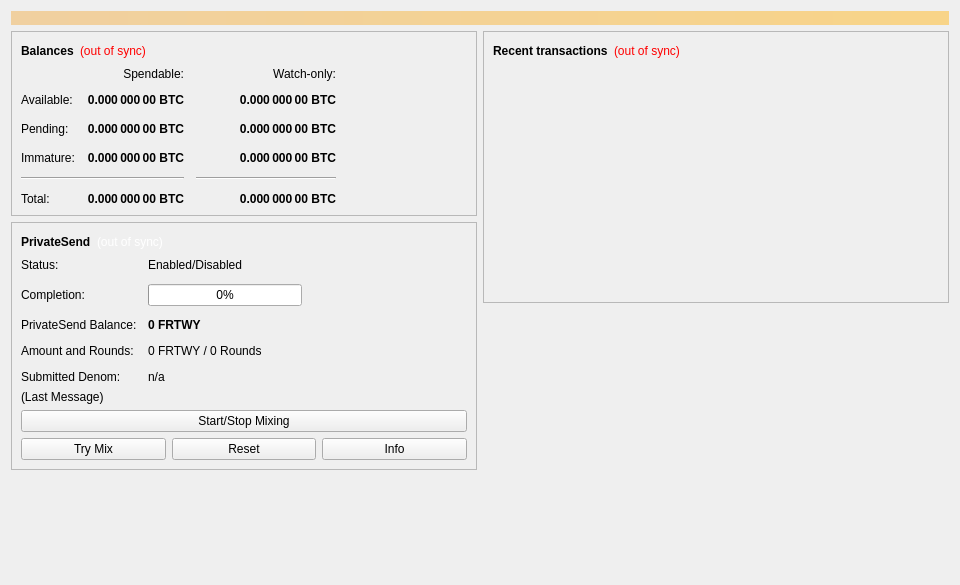
<?xml version="1.0" encoding="UTF-8"?>
<ui version="4.0">
 <class>OverviewPage</class>
 <widget class="QWidget" name="OverviewPage">
  <property name="geometry">
   <rect>
    <x>0</x>
    <y>0</y>
    <width>960</width>
    <height>585</height>
   </rect>
  </property>
  <property name="minimumSize">
   <size>
    <width>960</width>
    <height>0</height>
   </size>
  </property>
  <property name="windowTitle">
   <string>Form</string>
  </property>
  <layout class="QVBoxLayout" name="topLayout">
   <item>
    <widget class="QLabel" name="labelAlerts">
     <property name="visible">
      <bool>false</bool>
     </property>
     <property name="styleSheet">
      <string notr="true">QLabel { background-color: qlineargradient(x1: 0, y1: 0, x2: 1, y2: 0, stop:0 #F0D0A0, stop:1 #F8D488); color:#000000; }</string>
     </property>
     <property name="wordWrap">
      <bool>true</bool>
     </property>
     <property name="margin">
      <number>3</number>
     </property>
     <property name="textInteractionFlags">
      <set>Qt::TextSelectableByMouse</set>
     </property>
    </widget>
   </item>
   <item>
    <layout class="QHBoxLayout" name="horizontalLayout" stretch="1,1">
     <item>
      <layout class="QVBoxLayout" name="verticalLayout_2">
       <item>
        <widget class="QFrame" name="frame">
         <property name="frameShape">
          <enum>QFrame::StyledPanel</enum>
         </property>
         <property name="frameShadow">
          <enum>QFrame::Raised</enum>
         </property>
         <layout class="QVBoxLayout" name="verticalLayout_4">
          <item>
           <layout class="QHBoxLayout" name="horizontalLayout_4">
            <item>
             <widget class="QLabel" name="label_5">
              <property name="font">
               <font>
                <weight>75</weight>
                <bold>true</bold>
               </font>
              </property>
              <property name="text">
               <string>Balances</string>
              </property>
             </widget>
            </item>
            <item>
             <widget class="QLabel" name="labelWalletStatus">
              <property name="toolTip">
               <string>The displayed information may be out of date. Your wallet automatically synchronizes with the The420Coin network after a connection is established, but this process has not completed yet.</string>
              </property>
              <property name="styleSheet">
               <string notr="true">QLabel { color: red; }</string>
              </property>
              <property name="text">
               <string notr="true">(out of sync)</string>
              </property>
              <property name="alignment">
               <set>Qt::AlignLeading|Qt::AlignLeft|Qt::AlignVCenter</set>
              </property>
             </widget>
            </item>
            <item>
             <spacer name="horizontalSpacer_3">
              <property name="orientation">
               <enum>Qt::Horizontal</enum>
              </property>
              <property name="sizeHint" stdset="0">
               <size>
                <width>40</width>
                <height>20</height>
               </size>
              </property>
             </spacer>
            </item>
           </layout>
          </item>
          <item>
           <layout class="QGridLayout" name="gridLayout">
            <property name="spacing">
             <number>12</number>
            </property>
            <item row="2" column="2">
             <widget class="QLabel" name="labelWatchPending">
              <property name="font">
               <font>
                <weight>75</weight>
                <bold>true</bold>
               </font>
              </property>
              <property name="cursor">
               <cursorShape>IBeamCursor</cursorShape>
              </property>
              <property name="toolTip">
               <string>Unconfirmed transactions to watch-only addresses</string>
              </property>
              <property name="text">
               <string notr="true">0.000 000 00 BTC</string>
              </property>
              <property name="alignment">
               <set>Qt::AlignRight|Qt::AlignTrailing|Qt::AlignVCenter</set>
              </property>
              <property name="textInteractionFlags">
               <set>Qt::LinksAccessibleByMouse|Qt::TextSelectableByKeyboard|Qt::TextSelectableByMouse</set>
              </property>
             </widget>
            </item>
            <item row="2" column="1">
             <widget class="QLabel" name="labelUnconfirmed">
              <property name="font">
               <font>
                <weight>75</weight>
                <bold>true</bold>
               </font>
              </property>
              <property name="cursor">
               <cursorShape>IBeamCursor</cursorShape>
              </property>
              <property name="toolTip">
               <string>Total of transactions that have yet to be confirmed, and do not yet count toward the spendable balance</string>
              </property>
              <property name="text">
               <string notr="true">0.000 000 00 BTC</string>
              </property>
              <property name="alignment">
               <set>Qt::AlignRight|Qt::AlignTrailing|Qt::AlignVCenter</set>
              </property>
              <property name="textInteractionFlags">
               <set>Qt::LinksAccessibleByMouse|Qt::TextSelectableByKeyboard|Qt::TextSelectableByMouse</set>
              </property>
             </widget>
            </item>
            <item row="3" column="2">
             <widget class="QLabel" name="labelWatchImmature">
              <property name="font">
               <font>
                <weight>75</weight>
                <bold>true</bold>
               </font>
              </property>
              <property name="cursor">
               <cursorShape>IBeamCursor</cursorShape>
              </property>
              <property name="toolTip">
               <string>Mined balance in watch-only addresses that has not yet matured</string>
              </property>
              <property name="text">
               <string notr="true">0.000 000 00 BTC</string>
              </property>
              <property name="alignment">
               <set>Qt::AlignRight|Qt::AlignTrailing|Qt::AlignVCenter</set>
              </property>
              <property name="textInteractionFlags">
               <set>Qt::LinksAccessibleByMouse|Qt::TextSelectableByKeyboard|Qt::TextSelectableByMouse</set>
              </property>
             </widget>
            </item>
            <item row="4" column="0" colspan="2">
             <widget class="Line" name="lineSpendableBalance">
              <property name="orientation">
               <enum>Qt::Horizontal</enum>
              </property>
             </widget>
            </item>
            <item row="4" column="2">
             <widget class="Line" name="lineWatchBalance">
              <property name="sizePolicy">
               <sizepolicy hsizetype="Preferred" vsizetype="Fixed">
                <horstretch>0</horstretch>
                <verstretch>0</verstretch>
               </sizepolicy>
              </property>
              <property name="minimumSize">
               <size>
                <width>140</width>
                <height>0</height>
               </size>
              </property>
              <property name="orientation">
               <enum>Qt::Horizontal</enum>
              </property>
             </widget>
            </item>
            <item row="5" column="0">
             <widget class="QLabel" name="labelTotalText">
              <property name="text">
               <string>Total:</string>
              </property>
             </widget>
            </item>
            <item row="3" column="1">
             <widget class="QLabel" name="labelImmature">
              <property name="font">
               <font>
                <weight>75</weight>
                <bold>true</bold>
               </font>
              </property>
              <property name="cursor">
               <cursorShape>IBeamCursor</cursorShape>
              </property>
              <property name="toolTip">
               <string>Mined balance that has not yet matured</string>
              </property>
              <property name="text">
               <string notr="true">0.000 000 00 BTC</string>
              </property>
              <property name="alignment">
               <set>Qt::AlignRight|Qt::AlignTrailing|Qt::AlignVCenter</set>
              </property>
              <property name="textInteractionFlags">
               <set>Qt::LinksAccessibleByMouse|Qt::TextSelectableByKeyboard|Qt::TextSelectableByMouse</set>
              </property>
             </widget>
            </item>
            <item row="2" column="3">
             <spacer name="horizontalSpacer_2">
              <property name="orientation">
               <enum>Qt::Horizontal</enum>
              </property>
              <property name="sizeHint" stdset="0">
               <size>
                <width>40</width>
                <height>20</height>
               </size>
              </property>
             </spacer>
            </item>
            <item row="3" column="0">
             <widget class="QLabel" name="labelImmatureText">
              <property name="text">
               <string>Immature:</string>
              </property>
             </widget>
            </item>
            <item row="5" column="1">
             <widget class="QLabel" name="labelTotal">
              <property name="font">
               <font>
                <weight>75</weight>
                <bold>true</bold>
               </font>
              </property>
              <property name="cursor">
               <cursorShape>IBeamCursor</cursorShape>
              </property>
              <property name="toolTip">
               <string>Your current total balance</string>
              </property>
              <property name="text">
               <string notr="true">0.000 000 00 BTC</string>
              </property>
              <property name="alignment">
               <set>Qt::AlignRight|Qt::AlignTrailing|Qt::AlignVCenter</set>
              </property>
              <property name="textInteractionFlags">
               <set>Qt::LinksAccessibleByMouse|Qt::TextSelectableByKeyboard|Qt::TextSelectableByMouse</set>
              </property>
             </widget>
            </item>
            <item row="5" column="2">
             <widget class="QLabel" name="labelWatchTotal">
              <property name="font">
               <font>
                <weight>75</weight>
                <bold>true</bold>
               </font>
              </property>
              <property name="cursor">
               <cursorShape>IBeamCursor</cursorShape>
              </property>
              <property name="toolTip">
               <string>Current total balance in watch-only addresses</string>
              </property>
              <property name="text">
               <string notr="true">0.000 000 00 BTC</string>
              </property>
              <property name="alignment">
               <set>Qt::AlignRight|Qt::AlignTrailing|Qt::AlignVCenter</set>
              </property>
              <property name="textInteractionFlags">
               <set>Qt::LinksAccessibleByMouse|Qt::TextSelectableByKeyboard|Qt::TextSelectableByMouse</set>
              </property>
             </widget>
            </item>
            <item row="0" column="2">
             <widget class="QLabel" name="labelWatchonly">
              <property name="text">
               <string>Watch-only:</string>
              </property>
              <property name="alignment">
               <set>Qt::AlignRight|Qt::AlignTrailing|Qt::AlignVCenter</set>
              </property>
             </widget>
            </item>
            <item row="1" column="0">
             <widget class="QLabel" name="labelBalanceText">
              <property name="text">
               <string>Available:</string>
              </property>
             </widget>
            </item>
            <item row="1" column="1">
             <widget class="QLabel" name="labelBalance">
              <property name="font">
               <font>
                <weight>75</weight>
                <bold>true</bold>
               </font>
              </property>
              <property name="cursor">
               <cursorShape>IBeamCursor</cursorShape>
              </property>
              <property name="toolTip">
               <string>Your current spendable balance</string>
              </property>
              <property name="text">
               <string notr="true">0.000 000 00 BTC</string>
              </property>
              <property name="alignment">
               <set>Qt::AlignRight|Qt::AlignTrailing|Qt::AlignVCenter</set>
              </property>
              <property name="textInteractionFlags">
               <set>Qt::LinksAccessibleByMouse|Qt::TextSelectableByKeyboard|Qt::TextSelectableByMouse</set>
              </property>
             </widget>
            </item>
            <item row="1" column="2">
             <widget class="QLabel" name="labelWatchAvailable">
              <property name="font">
               <font>
                <weight>75</weight>
                <bold>true</bold>
               </font>
              </property>
              <property name="cursor">
               <cursorShape>IBeamCursor</cursorShape>
              </property>
              <property name="toolTip">
               <string>Your current balance in watch-only addresses</string>
              </property>
              <property name="text">
               <string notr="true">0.000 000 00 BTC</string>
              </property>
              <property name="alignment">
               <set>Qt::AlignRight|Qt::AlignTrailing|Qt::AlignVCenter</set>
              </property>
              <property name="textInteractionFlags">
               <set>Qt::LinksAccessibleByMouse|Qt::TextSelectableByKeyboard|Qt::TextSelectableByMouse</set>
              </property>
             </widget>
            </item>
            <item row="2" column="0">
             <widget class="QLabel" name="labelPendingText">
              <property name="text">
               <string>Pending:</string>
              </property>
             </widget>
            </item>
            <item row="0" column="1">
             <widget class="QLabel" name="labelSpendable">
              <property name="text">
               <string>Spendable:</string>
              </property>
              <property name="alignment">
               <set>Qt::AlignRight|Qt::AlignTrailing|Qt::AlignVCenter</set>
              </property>
             </widget>
            </item>
           </layout>
          </item>
         </layout>
        </widget>
       </item>
       <item>
        <widget class="QFrame" name="framePrivateSend">
         <property name="layoutDirection">
          <enum>Qt::LeftToRight</enum>
         </property>
         <property name="frameShape">
          <enum>QFrame::StyledPanel</enum>
         </property>
         <property name="frameShadow">
          <enum>QFrame::Raised</enum>
         </property>
         <layout class="QVBoxLayout" name="VerticalLayout_PS1">
          <item>
           <layout class="QHBoxLayout" name="horizontalLayout_5">
            <item>
             <widget class="QLabel" name="labelPrivateSendHeader">
              <property name="font">
               <font>
                <weight>75</weight>
                <bold>true</bold>
               </font>
              </property>
              <property name="text">
               <string>PrivateSend</string>
              </property>
             </widget>
            </item>
            <item>
             <widget class="QLabel" name="labelPrivateSendSyncStatus">
              <property name="toolTip">
               <string>The displayed information may be out of date. Your wallet automatically synchronizes with the The420Coin network after a connection is established, but this process has not completed yet.</string>
              </property>
              <property name="styleSheet">
               <string notr="true">QLabel { color: white; }</string>
              </property>
              <property name="text">
               <string notr="true">(out of sync)</string>
              </property>
              <property name="alignment">
               <set>Qt::AlignLeading|Qt::AlignLeft|Qt::AlignVCenter</set>
              </property>
             </widget>
            </item>
            <item>
             <spacer name="horizontalSpacer_4">
              <property name="orientation">
               <enum>Qt::Horizontal</enum>
              </property>
              <property name="sizeHint" stdset="0">
               <size>
                <width>40</width>
                <height>20</height>
               </size>
              </property>
             </spacer>
            </item>
           </layout>
          </item>
          <item>
           <layout class="QFormLayout" name="privateSendFormLayout">
            <property name="fieldGrowthPolicy">
             <enum>QFormLayout::AllNonFixedFieldsGrow</enum>
            </property>
            <property name="horizontalSpacing">
             <number>11</number>
            </property>
            <property name="verticalSpacing">
             <number>12</number>
            </property>
            <item row="0" column="0">
             <widget class="QLabel" name="labelPrivateSendEnabledText">
              <property name="text">
               <string>Status:</string>
              </property>
             </widget>
            </item>
            <item row="0" column="1">
             <widget class="QLabel" name="labelPrivateSendEnabled">
              <property name="text">
               <string>Enabled/Disabled</string>
              </property>
             </widget>
            </item>
            <item row="1" column="0">
             <widget class="QLabel" name="labelCompletitionText">
              <property name="text">
               <string>Completion:</string>
              </property>
             </widget>
            </item>
            <item row="1" column="1">
             <widget class="QProgressBar" name="privateSendProgress">
              <property name="maximumSize">
               <size>
                <width>154</width>
                <height>16777215</height>
               </size>
              </property>
              <property name="value">
               <number>0</number>
              </property>
             </widget>
            </item>
            <item row="2" column="0">
             <widget class="QLabel" name="labelAnonymizedText">
              <property name="text">
               <string>PrivateSend Balance:</string>
              </property>
             </widget>
            </item>
            <item row="2" column="1">
             <widget class="QLabel" name="labelAnonymized">
              <property name="font">
               <font>
                <weight>75</weight>
                <bold>true</bold>
               </font>
              </property>
              <property name="text">
               <string notr="true">0 FRTWY</string>
              </property>
             </widget>
            </item>
            <item row="3" column="0">
             <widget class="QLabel" name="labelAmountAndRoundsText">
              <property name="text">
               <string>Amount and Rounds:</string>
              </property>
             </widget>
            </item>
            <item row="3" column="1">
             <widget class="QLabel" name="labelAmountRounds">
              <property name="text">
               <string>0 FRTWY / 0 Rounds</string>
              </property>
             </widget>
            </item>
            <item row="4" column="0">
             <widget class="QLabel" name="labelSubmittedDenomText">
              <property name="text">
               <string>Submitted Denom:</string>
              </property>
             </widget>
            </item>
            <item row="4" column="1">
             <widget class="QLabel" name="labelSubmittedDenom">
              <property name="toolTip">
               <string>The denominations you submitted to the Masternode.&lt;br&gt;To mix, other users must submit the exact same denominations.</string>
              </property>
              <property name="text">
               <string>n/a</string>
              </property>
             </widget>
            </item>
           </layout>
          </item>
          <item>
           <layout class="QVBoxLayout" name="VerticalLayout_PS">
            <item>
             <widget class="QLabel" name="labelPrivateSendLastMessage">
              <property name="text">
               <string>(Last Message)</string>
              </property>
              <property name="alignment">
               <set>Qt::AlignLeading|Qt::AlignLeft|Qt::AlignTop</set>
              </property>
              <property name="wordWrap">
               <bool>true</bool>
              </property>
             </widget>
            </item>
            <item>
             <widget class="QPushButton" name="togglePrivateSend">
              <property name="sizePolicy">
               <sizepolicy hsizetype="MinimumExpanding" vsizetype="Fixed">
                <horstretch>0</horstretch>
                <verstretch>0</verstretch>
               </sizepolicy>
              </property>
              <property name="text">
               <string>Start/Stop Mixing</string>
              </property>
             </widget>
            </item>
            <item>
             <layout class="QHBoxLayout" name="horizontalLayout_debugbuttons">
              <item>
               <widget class="QPushButton" name="privateSendAuto">
                <property name="sizePolicy">
                 <sizepolicy hsizetype="MinimumExpanding" vsizetype="Fixed">
                  <horstretch>0</horstretch>
                  <verstretch>0</verstretch>
                 </sizepolicy>
                </property>
                <property name="toolTip">
                 <string>Try to manually submit a PrivateSend request.</string>
                </property>
                <property name="text">
                 <string>Try Mix</string>
                </property>
               </widget>
              </item>
              <item>
               <widget class="QPushButton" name="privateSendReset">
                <property name="sizePolicy">
                 <sizepolicy hsizetype="MinimumExpanding" vsizetype="Fixed">
                  <horstretch>0</horstretch>
                  <verstretch>0</verstretch>
                 </sizepolicy>
                </property>
                <property name="toolTip">
                 <string>Reset the current status of PrivateSend (can interrupt PrivateSend if it's in the process of Mixing, which can cost you money!)</string>
                </property>
                <property name="autoFillBackground">
                 <bool>false</bool>
                </property>
                <property name="text">
                 <string>Reset</string>
                </property>
               </widget>
              </item>
              <item>
               <widget class="QPushButton" name="privateSendInfo">
                <property name="sizePolicy">
                 <sizepolicy hsizetype="MinimumExpanding" vsizetype="Fixed">
                  <horstretch>0</horstretch>
                  <verstretch>0</verstretch>
                 </sizepolicy>
                </property>
                <property name="toolTip">
                 <string>Information about PrivateSend and Mixing</string>
                </property>
                <property name="text">
                 <string>Info</string>
                </property>
               </widget>
              </item>
             </layout>
            </item>
           </layout>
          </item>
         </layout>
        </widget>
       </item>
       <item>
        <spacer name="verticalSpacer">
         <property name="orientation">
          <enum>Qt::Vertical</enum>
         </property>
         <property name="sizeHint" stdset="0">
          <size>
           <width>20</width>
           <height>40</height>
          </size>
         </property>
        </spacer>
       </item>
      </layout>
     </item>
     <item>
      <layout class="QVBoxLayout" name="verticalLayout_3">
       <item>
        <widget class="QFrame" name="frame_2">
         <property name="frameShape">
          <enum>QFrame::StyledPanel</enum>
         </property>
         <property name="frameShadow">
          <enum>QFrame::Raised</enum>
         </property>
         <layout class="QVBoxLayout" name="verticalLayout">
          <item>
           <layout class="QHBoxLayout" name="horizontalLayout_2">
            <item>
             <widget class="QLabel" name="label_4">
              <property name="font">
               <font>
                <weight>75</weight>
                <bold>true</bold>
               </font>
              </property>
              <property name="text">
               <string>Recent transactions</string>
              </property>
             </widget>
            </item>
            <item>
             <widget class="QLabel" name="labelTransactionsStatus">
              <property name="toolTip">
               <string>The displayed information may be out of date. Your wallet automatically synchronizes with the The420Coin network after a connection is established, but this process has not completed yet.</string>
              </property>
              <property name="styleSheet">
               <string notr="true">QLabel { color: red; }</string>
              </property>
              <property name="text">
               <string notr="true">(out of sync)</string>
              </property>
              <property name="alignment">
               <set>Qt::AlignLeading|Qt::AlignLeft|Qt::AlignVCenter</set>
              </property>
             </widget>
            </item>
            <item>
             <spacer name="horizontalSpacer">
              <property name="orientation">
               <enum>Qt::Horizontal</enum>
              </property>
              <property name="sizeHint" stdset="0">
               <size>
                <width>40</width>
                <height>20</height>
               </size>
              </property>
             </spacer>
            </item>
           </layout>
          </item>
          <item>
           <widget class="QListView" name="listTransactions">
            <property name="styleSheet">
             <string notr="true">QListView { background: transparent; }</string>
            </property>
            <property name="frameShape">
             <enum>QFrame::NoFrame</enum>
            </property>
            <property name="verticalScrollBarPolicy">
             <enum>Qt::ScrollBarAlwaysOff</enum>
            </property>
            <property name="horizontalScrollBarPolicy">
             <enum>Qt::ScrollBarAlwaysOff</enum>
            </property>
            <property name="selectionMode">
             <enum>QAbstractItemView::NoSelection</enum>
            </property>
           </widget>
          </item>
         </layout>
        </widget>
       </item>
       <item>
        <spacer name="verticalSpacer_2">
         <property name="orientation">
          <enum>Qt::Vertical</enum>
         </property>
         <property name="sizeHint" stdset="0">
          <size>
           <width>20</width>
           <height>40</height>
          </size>
         </property>
        </spacer>
       </item>
      </layout>
     </item>
    </layout>
   </item>
  </layout>
 </widget>
 <resources/>
 <connections/>
</ui>
